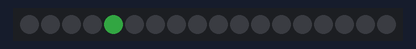
The sketch below on a simulated Arduino Uno, built with avr-gcc and run on an emulated ATmega328P. On the bench: 18 RGB LEDs in strip order, left to right. Dim RGB values are drawn brighter than linear.

Above: at 0.01 s.
At 4.55 s:
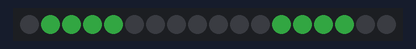
At 9.09 s:
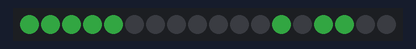
At 18.42 s:
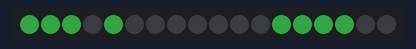
At 36.8 s:
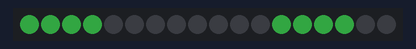

The sketch:

Sketch.ino
```cpp
//Basic sine wave animation for NeoPixel Ring Bangle Bracelet
//by Dano Wall and Becky Stern for Adafruit Industries
#include <Adafruit_NeoPixel.h>

#define PIN       3 // Marked D1 on GEMMA
#define NUM_LEDS 18

// Parameter 1 = number of pixels in strip
// Parameter 2 = pin number (most are valid)
// Parameter 3 = pixel type:
//   NEO_GRB  Pixels are wired for GRB bitstream (most NeoPixel products)
//   NEO_RGB  Pixels are wired for RGB bitstream (v1 FLORA pixels, not v2)
Adafruit_NeoPixel strip = Adafruit_NeoPixel(NUM_LEDS, PIN, NEO_GRB);

uint32_t color = strip.Color(75, 250, 100); // Change RGB color value here

// These are the pixels in order of animation-- 36 pixels in total:
int sine[] = {
   4,  3,  2,  1,  0, 15, 14, 13, 12 };

void setup() {
  strip.begin();
  strip.show();            // Initialize all pixels to 'off'
  strip.setBrightness(40); // 40/255 brightness (about 15%)
}

void loop() {
  for(int i=0; i<9; i++) {
    strip.setPixelColor(sine[i], color);             // Draw 'head' pixel
    strip.setPixelColor(sine[(i + 9 - 8) % 9], 0); // Erase 'tail'
    strip.show();
    delay(40);
  }
}
```
